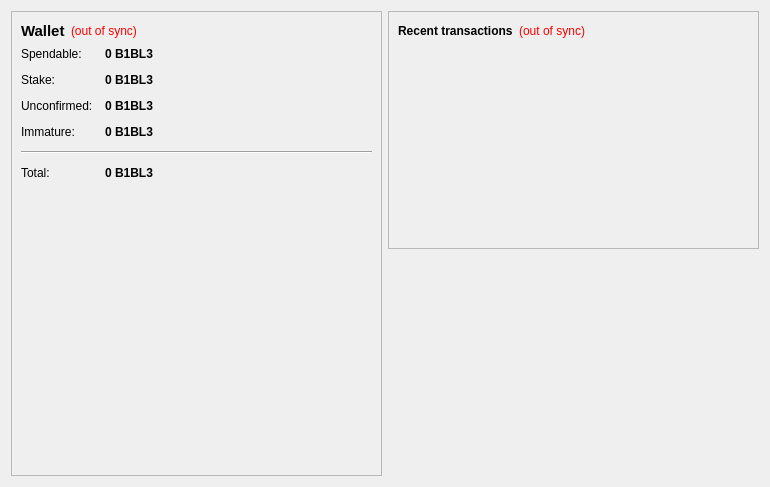
<?xml version="1.0" encoding="UTF-8"?>
<ui version="4.0">
 <class>OverviewPage</class>
 <widget class="QWidget" name="OverviewPage">
  <property name="geometry">
   <rect>
    <x>0</x>
    <y>0</y>
    <width>770</width>
    <height>487</height>
   </rect>
  </property>
  <property name="windowTitle">
   <string>Form</string>
  </property>
  <layout class="QHBoxLayout" name="horizontalLayout" stretch="1,1">
   <item>
    <layout class="QVBoxLayout" name="verticalLayout_2">
     <item>
      <widget class="QFrame" name="frame">
       <property name="frameShape">
        <enum>QFrame::StyledPanel</enum>
       </property>
       <property name="frameShadow">
        <enum>QFrame::Raised</enum>
       </property>
       <layout class="QVBoxLayout" name="verticalLayout_4">
        <item>
         <layout class="QHBoxLayout" name="horizontalLayout_4">
          <item>
           <widget class="QLabel" name="label_5">
            <property name="font">
             <font>
              <pointsize>11</pointsize>
              <weight>75</weight>
              <bold>true</bold>
             </font>
            </property>
            <property name="text">
             <string>Wallet</string>
            </property>
           </widget>
          </item>
          <item>
           <widget class="QLabel" name="labelWalletStatus">
            <property name="toolTip">
             <string>The displayed information may be out of date. Your wallet automatically synchronizes with the B1bl3Coin network after a connection is established, but this process has not completed yet.</string>
            </property>
            <property name="styleSheet">
             <string notr="true">QLabel { color: red; }</string>
            </property>
            <property name="text">
             <string notr="true">(out of sync)</string>
            </property>
            <property name="alignment">
             <set>Qt::AlignLeading|Qt::AlignLeft|Qt::AlignVCenter</set>
            </property>
           </widget>
          </item>
          <item>
           <spacer name="horizontalSpacer_2">
            <property name="orientation">
             <enum>Qt::Horizontal</enum>
            </property>
            <property name="sizeHint" stdset="0">
             <size>
              <width>40</width>
              <height>20</height>
             </size>
            </property>
           </spacer>
          </item>
         </layout>
        </item>
        <item>
         <layout class="QFormLayout" name="formLayout_2">
          <property name="fieldGrowthPolicy">
           <enum>QFormLayout::AllNonFixedFieldsGrow</enum>
          </property>
          <property name="horizontalSpacing">
           <number>12</number>
          </property>
          <property name="verticalSpacing">
           <number>12</number>
          </property>
          <item row="0" column="0">
           <widget class="QLabel" name="label">
            <property name="text">
             <string>Spendable:</string>
            </property>
           </widget>
          </item>
          <item row="0" column="1">
           <widget class="QLabel" name="labelBalance">
            <property name="font">
             <font>
              <weight>75</weight>
              <bold>true</bold>
             </font>
            </property>
            <property name="cursor">
             <cursorShape>IBeamCursor</cursorShape>
            </property>
            <property name="toolTip">
             <string>Your current spendable balance</string>
            </property>
            <property name="text">
             <string notr="true">0 B1BL3</string>
            </property>
            <property name="textInteractionFlags">
             <set>Qt::LinksAccessibleByMouse|Qt::TextSelectableByKeyboard|Qt::TextSelectableByMouse</set>
            </property>
           </widget>
          </item>
          <item row="1" column="0">
           <widget class="QLabel" name="label_6">
            <property name="text">
             <string>Stake:</string>
            </property>
           </widget>
          </item>
          <item row="1" column="1">
           <widget class="QLabel" name="labelStake">
            <property name="font">
             <font>
              <weight>75</weight>
              <bold>true</bold>
             </font>
            </property>
            <property name="cursor">
             <cursorShape>IBeamCursor</cursorShape>
            </property>
            <property name="toolTip">
             <string>Total of coins that was staked, and do not yet count toward the current balance</string>
            </property>
            <property name="text">
             <string notr="true">0 B1BL3</string>
            </property>
            <property name="textInteractionFlags">
             <set>Qt::LinksAccessibleByMouse|Qt::TextSelectableByKeyboard|Qt::TextSelectableByMouse</set>
            </property>
           </widget>
          </item>
          <item row="2" column="0">
           <widget class="QLabel" name="label_3">
            <property name="text">
             <string>Unconfirmed:</string>
            </property>
           </widget>
          </item>
          <item row="2" column="1">
           <widget class="QLabel" name="labelUnconfirmed">
            <property name="font">
             <font>
              <weight>75</weight>
              <bold>true</bold>
             </font>
            </property>
            <property name="cursor">
             <cursorShape>IBeamCursor</cursorShape>
            </property>
            <property name="toolTip">
             <string>Total of transactions that have yet to be confirmed, and do not yet count toward the current balance</string>
            </property>
            <property name="text">
             <string notr="true">0 B1BL3</string>
            </property>
            <property name="textInteractionFlags">
             <set>Qt::LinksAccessibleByMouse|Qt::TextSelectableByKeyboard|Qt::TextSelectableByMouse</set>
            </property>
           </widget>
          </item>
          <item row="3" column="0">
           <widget class="QLabel" name="labelImmatureText">
            <property name="text">
             <string>Immature:</string>
            </property>
           </widget>
          </item>
          <item row="3" column="1">
           <widget class="QLabel" name="labelImmature">
            <property name="font">
             <font>
              <weight>75</weight>
              <bold>true</bold>
             </font>
            </property>
            <property name="toolTip">
             <string>Mined balance that has not yet matured</string>
            </property>
            <property name="text">
             <string notr="true">0 B1BL3</string>
            </property>
            <property name="textInteractionFlags">
             <set>Qt::LinksAccessibleByMouse|Qt::TextSelectableByKeyboard|Qt::TextSelectableByMouse</set>
            </property>
           </widget>
          </item>
          <item row="4" column="0" colspan="2">
           <widget class="Line" name="line">
            <property name="orientation">
             <enum>Qt::Horizontal</enum>
            </property>
           </widget>
          </item>
          <item row="5" column="0">
           <widget class="QLabel" name="labelTotalText">
            <property name="text">
             <string>Total:</string>
            </property>
           </widget>
          </item>
          <item row="5" column="1">
           <widget class="QLabel" name="labelTotal">
            <property name="font">
             <font>
              <weight>75</weight>
              <bold>true</bold>
             </font>
            </property>
            <property name="cursor">
             <cursorShape>IBeamCursor</cursorShape>
            </property>
            <property name="toolTip">
             <string>Your current total balance</string>
            </property>
            <property name="text">
             <string notr="true">0 B1BL3</string>
            </property>
            <property name="textInteractionFlags">
             <set>Qt::LinksAccessibleByMouse|Qt::TextSelectableByKeyboard|Qt::TextSelectableByMouse</set>
            </property>
           </widget>
          </item>
         </layout>
        </item>
        <item>
         <spacer name="verticalSpacer">
          <property name="orientation">
           <enum>Qt::Vertical</enum>
          </property>
          <property name="sizeHint" stdset="0">
           <size>
            <width>20</width>
            <height>20</height>
           </size>
          </property>
         </spacer>
        </item>
        <item>
         <widget class="QLabel" name="label_2">
          <property name="minimumSize">
           <size>
            <width>300</width>
            <height>177</height>
           </size>
          </property>
          <property name="text">
           <string>&lt;html&gt;&lt;head/&gt;&lt;body&gt;&lt;p align=&quot;center&quot;&gt;&lt;a href=&quot;https://B1bl3Coinit.com&quot;&gt;&lt;span style=&quot; text-decoration: underline; color:#0000ff;&quot;&gt;&lt;img src=&quot;:/images/wallet&quot;/&gt;&lt;/span&gt;&lt;/a&gt;&lt;/p&gt;&lt;/body&gt;&lt;/html&gt;</string>
          </property>
         </widget>
        </item>
        <item>
         <spacer name="verticalSpacer_3">
          <property name="orientation">
           <enum>Qt::Vertical</enum>
          </property>
          <property name="sizeHint" stdset="0">
           <size>
            <width>20</width>
            <height>10</height>
           </size>
          </property>
         </spacer>
        </item>
       </layout>
      </widget>
     </item>
    </layout>
   </item>
   <item>
    <layout class="QVBoxLayout" name="verticalLayout_3">
     <item>
      <widget class="QFrame" name="frame_2">
       <property name="frameShape">
        <enum>QFrame::StyledPanel</enum>
       </property>
       <property name="frameShadow">
        <enum>QFrame::Raised</enum>
       </property>
       <layout class="QVBoxLayout" name="verticalLayout">
        <item>
         <layout class="QHBoxLayout" name="horizontalLayout_2">
          <item>
           <widget class="QLabel" name="label_4">
            <property name="text">
             <string>&lt;b&gt;Recent transactions&lt;/b&gt;</string>
            </property>
           </widget>
          </item>
          <item>
           <widget class="QLabel" name="labelTransactionsStatus">
            <property name="toolTip">
             <string>The displayed information may be out of date. Your wallet automatically synchronizes with the B1bl3Coin network after a connection is established, but this process has not completed yet.</string>
            </property>
            <property name="styleSheet">
             <string notr="true">QLabel { color: red; }</string>
            </property>
            <property name="text">
             <string notr="true">(out of sync)</string>
            </property>
            <property name="alignment">
             <set>Qt::AlignRight|Qt::AlignTrailing|Qt::AlignVCenter</set>
            </property>
           </widget>
          </item>
          <item>
           <spacer name="horizontalSpacer">
            <property name="orientation">
             <enum>Qt::Horizontal</enum>
            </property>
            <property name="sizeHint" stdset="0">
             <size>
              <width>40</width>
              <height>20</height>
             </size>
            </property>
           </spacer>
          </item>
         </layout>
        </item>
        <item>
         <widget class="QListView" name="listTransactions">
          <property name="styleSheet">
           <string notr="true">QListView { background: transparent; }</string>
          </property>
          <property name="frameShape">
           <enum>QFrame::NoFrame</enum>
          </property>
          <property name="verticalScrollBarPolicy">
           <enum>Qt::ScrollBarAlwaysOff</enum>
          </property>
          <property name="horizontalScrollBarPolicy">
           <enum>Qt::ScrollBarAlwaysOff</enum>
          </property>
          <property name="selectionMode">
           <enum>QAbstractItemView::NoSelection</enum>
          </property>
         </widget>
        </item>
       </layout>
      </widget>
     </item>
     <item>
      <spacer name="verticalSpacer_2">
       <property name="orientation">
        <enum>Qt::Vertical</enum>
       </property>
       <property name="sizeHint" stdset="0">
        <size>
         <width>20</width>
         <height>40</height>
        </size>
       </property>
      </spacer>
     </item>
    </layout>
   </item>
  </layout>
 </widget>
 <resources>
  <include location="../bitcoin.qrc"/>
 </resources>
 <connections/>
</ui>
